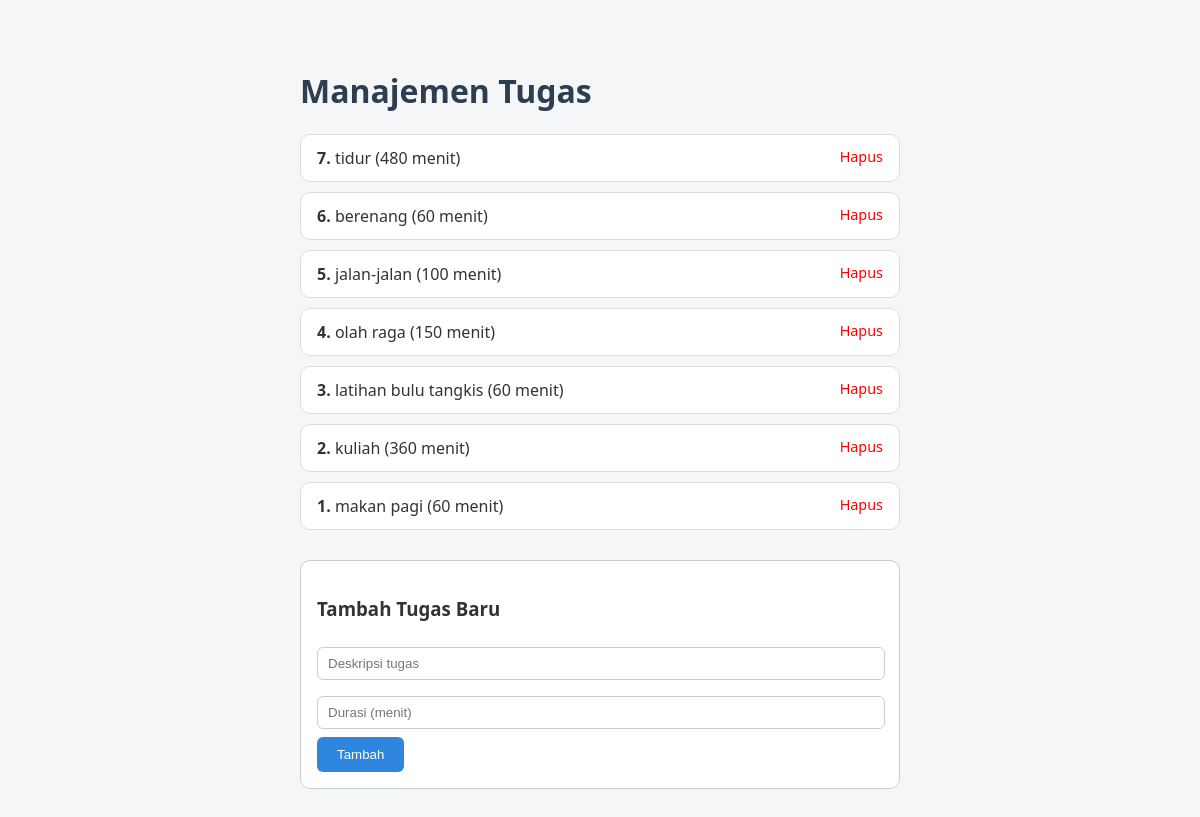
The page / on the database its author committed.
### tables this page shows
CREATE TABLE "tugas" (
  "id" INTEGER PRIMARY KEY AUTOINCREMENT,
  "deskripsi" TEXT NOT NULL,
  "waktu" INTEGER NOT NULL
);

### index.php (the view, shortened to what this page needs)
<?php
$conn = new PDO("sqlite:database.db");
$sql = 'SELECT * FROM tugas ORDER BY id DESC';
$statement = $conn->query($sql);
$tugas = $statement->fetchAll(PDO::FETCH_ASSOC);
?>
<!DOCTYPE html>
<html>
<head>
</head>
<body>
<div class="container">
    <h1>Manajemen Tugas</h1>
    <?php foreach ($tugas as $t): ?>
        <div class="tugas">
            <strong><?= $t['id'] ?>.</strong> <?= htmlspecialchars($t['deskripsi']) ?> (<?= $t['waktu'] ?> menit)
            <a class="hapus" href="?hapus=<?= $t['id'] ?>" onclick="return confirm('Yakin ingin menghapus tugas ini?')">Hapus</a>
        </div>
    <?php endforeach; ?>
    <form method="POST">
        <h3>Tambah Tugas Baru</h3>
        <input type="text" name="deskripsi" placeholder="Deskripsi tugas" required>
        <input type="number" name="waktu" placeholder="Durasi (menit)" required>
        <button type="submit" name="tambah">Tambah</button>
    </form>
</div>
</body>
</html>

### index.php (style rules this page uses)
body { font-family: 'Segoe UI', sans-serif; background-color: #f4f6f8; padding: 40px; color: #333; }
h1 { color: #2c3e50; }
.container { max-width: 600px; margin: auto; }
.tugas { background-color: #ffffff; padding: 12px 16px; border: 1px solid #ddd; margin-bottom: 10px; border-radius: 10px; }
form { background-color: #ffffff; padding: 16px; border: 1px solid #ccc; border-radius: 10px; margin-top: 30px; }
input[type="text"], input[type="number"] { width: calc(100% - 20px); padding: 8px 10px; margin: 8px 0; border-radius: 6px; border: 1px solid #ccc; }
button { background-color: #2e86de; color: white; padding: 10px 20px; border: none; border-radius: 6px; cursor: pointer; }
.hapus { color: red; text-decoration: none; font-size: 0.9em; float: right; }

### rows shown on the page
tugas: id "7", deskripsi "tidur", waktu "480"
tugas: id "6", deskripsi "berenang", waktu "60"
tugas: id "5", deskripsi "jalan-jalan", waktu "100"
tugas: id "4", deskripsi "olah raga", waktu "150"
tugas: id "3", deskripsi "latihan bulu tangkis", waktu "60"
tugas: id "2", deskripsi "kuliah", waktu "360"
tugas: id "1", deskripsi "makan pagi", waktu "60"
